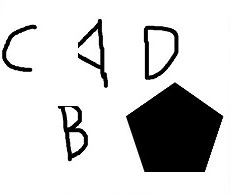
//> input picture skeleton/test.jpg, 231 x 195 px
$ ./main   (built with g++ and OpenCV 4)
//> lines starting //> are read from the running program, lines starting //| are printed output that depends on the picture; after the words box and inside, x2 and y2 are one past the last pixel; in counts of white or black regions, pixels touching at a corner belong together
#include <opencv2/opencv.hpp>

using namespace std;
using namespace cv;

#include <opencv2/imgproc/imgproc.hpp>
#include <opencv2/objdetect/objdetect.hpp>
#include <opencv2/highgui/highgui.hpp>
#include<vector>
#include<iostream>
#include<algorithm>

using std::vector;

vector<int> GetFlags(int a[], int length)
{
	vector<int> vec;
	int neighbour[] = { 1,2,4,8,16,32,64,128,1,2,4,8,16,32,64 };
	for (int i = 0; i<length; i++)
	{
		for (int j = 0; j<8; j++)
		{
			int sum = 0;
			for (int k = j; k <= j + a[i]; k++)
				sum += neighbour[k];
			vec.push_back(sum);
			std::cout << sum << " ";
		}
	}
	std::cout << std::endl;
	return vec;
}

void skeleton(cv::Mat &Input) //Input-binary image
{
	int a0[] = { 1,2,3,4,5,6 };
	int a1[] = { 2 };
	int a2[] = { 2,3 };
	int a3[] = { 2,3,4 };
	int a4[] = { 2,3,4,5 };
	int a5[] = { 2,3,4,5,6 };

	//A0 2, 3, 4, 5, 6, 7 neighbor sum
	vector<int> A0 = GetFlags(a0, 6);
	//A1, 3 neighbor sum
	vector<int> A1 = GetFlags(a1, 1);
	//A2, 3,4 neighbor sum
	vector<int> A2 = GetFlags(a2, 2);
	//A3, 3,4,5 neighbor sum
	vector<int> A3 = GetFlags(a3, 3);
	//A3, 3,4,5,6 neighbor sum
	vector<int> A4 = GetFlags(a4, 4);
	//A3, 3,4,5,6,7 neighbor sum
	vector<int> A5 = GetFlags(a5, 5);
	vector<cv::Point2i> border;

	bool modify = true;
	int neighbour[3][3] = {
		{ 128,1,2 },
		{ 64,0,4 },
		{ 32,16,8 }
	};
	int row = Input.rows;
	int col = Input.cols;

	while (modify)
	{
		modify = false;
		// flag the border Pharse 0
		for (int m = 1; m < row - 1; ++m)
		{
			for (int n = 1; n < col - 1; ++n)
			{
				int weight = 0;
				for (int j = -1; j <= 1; ++j)
				{
					for (int k = -1; k <= 1; k++)
					{
						weight += neighbour[j + 1][k + 1] * Input.at<uchar>(m + j, n + k);
					}
				}
				if (std::find(A0.begin(), A0.end(), weight) != A0.end())
					border.push_back(cv::Point2i(m, n));
			}
		}

		//Pharse 1
		vector<cv::Point2i>::iterator first = border.begin();
		while (first != border.end())
		{
			int weight = 0;
			for (int j = -1; j <= 1; ++j)
			{
				for (int k = -1; k <= 1; k++)
				{
					weight += neighbour[j + 1][k + 1] * Input.at<uchar>((*first).x + j, (*first).y + k);
				}
			}
			if (std::find(A1.begin(), A1.end(), weight) != A1.end())
			{
				Input.at<uchar>((*first).x, (*first).y) = 0;
				first = border.erase(first);
			}
			else
				++first;
		}
		//Pharse2
		first = border.begin();
		while (first != border.end())
		{
			int weight = 0;
			for (int j = -1; j <= 1; ++j)
			{
				for (int k = -1; k <= 1; k++)
				{
					weight += neighbour[j + 1][k + 1] * Input.at<uchar>((*first).x + j, (*first).y + k);
				}
			}
			if (std::find(A2.begin(), A2.end(), weight) != A2.end())
			{
				Input.at<uchar>((*first).x, (*first).y) = 0;
				first = border.erase(first);
			}
			else
				++first;
		}
		//Pharse3
		first = border.begin();
		while (first != border.end())
		{
			int weight = 0;
			for (int j = -1; j <= 1; ++j)
			{
				for (int k = -1; k <= 1; k++)
				{
					weight += neighbour[j + 1][k + 1] * Input.at<uchar>((*first).x + j, (*first).y + k);
				}
			}
			if (std::find(A3.begin(), A3.end(), weight) != A3.end())
			{
				Input.at<uchar>((*first).x, (*first).y) = 0;
				first = border.erase(first);
			}
			else
				++first;
		}
		//Pharse4
		first = border.begin();
		while (first != border.end())
		{
			int weight = 0;
			for (int j = -1; j <= 1; ++j)
			{
				for (int k = -1; k <= 1; k++)
				{
					weight += neighbour[j + 1][k + 1] * Input.at<uchar>((*first).x + j, (*first).y + k);
				}
			}
			if (std::find(A4.begin(), A4.end(), weight) != A4.end())
			{
				Input.at<uchar>((*first).x, (*first).y) = 0;
				first = border.erase(first);
			}
			else
				++first;
		}
		//Pharse5
		first = border.begin();
		while (first != border.end())
		{
			int weight = 0;
			for (int j = -1; j <= 1; ++j)
			{
				for (int k = -1; k <= 1; k++)
				{
					weight += neighbour[j + 1][k + 1] * Input.at<uchar>((*first).x + j, (*first).y + k);
				}
			}
			if (std::find(A5.begin(), A5.end(), weight) != A5.end())
			{
				Input.at<uchar>((*first).x, (*first).y) = 0;
				first = border.erase(first);
				modify = true;
			}
			else
				++first;
		}
		//Pharse6
		border.clear();
	}


	for (int m = 1; m<row - 1; ++m)
	{
		for (int n = 1; n<col - 1; ++n)
		{
			int weight = 0;
			if (Input.at<uchar>(m, n) == 0)
				continue;
			for (int j = -1; j <= 1; ++j)
			{
				for (int k = -1; k <= 1; k++)
				{
					weight += neighbour[j + 1][k + 1] * Input.at<uchar>(m + j, n + k);
				}
			}
			if (std::find(A0.begin(), A0.end(), weight) != A0.end())
				Input.at<uchar>(m, n) = 0;;
		}
	}

}
int main()
{
	Mat raw = cv::imread("test.jpg");
//> raw is the input picture: 195 rows x 231 cols, CV_8UC3; mean B, G, R 209.4, 209.4, 209.4
	Mat image(raw.rows, raw.cols, CV_8UC1);

	cvtColor(raw, image, CV_RGB2GRAY);
	Mat binaryImage(image.rows, image.cols, CV_8UC1);

	threshold(image, binaryImage, 150, 1, CV_THRESH_BINARY_INV);
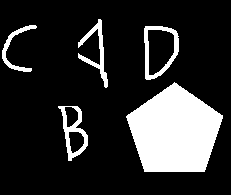
//> binaryImage: 195 rows x 231 cols, CV_8UC1; values 0 (black) and 1 (white), 17.9% white; 5 white regions, box (x1, y1, x2, y2) and area: (126, 82, 223, 172) 6062, (144, 26, 179, 80) 591, (58, 106, 88, 161) 559, (78, 19, 108, 88) 516, (2, 25, 37, 72) 348
	cv::imshow("input", image);

	skeleton(binaryImage);
//> the loop in skeleton, `while (modify)` made 2 passes
//> modify on passes 1 to 2: true, false
//> after the loop in skeleton, `while (modify)`:
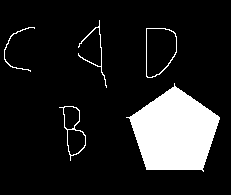
//> Input: 195 rows x 231 cols, CV_8UC1; values 0 (black) and 1 (white), 13.2% white; 5 white regions, box (x1, y1, x2, y2) and area: (126, 83, 220, 172) 5344, (59, 106, 86, 161) 169, (146, 28, 177, 78) 158, (78, 20, 107, 88) 153, (4, 27, 35, 72) 102
//> after the loop in skeleton, `while (modify)`: modify = false
//> after the loop in skeleton, `for (int m = 1; m<row - 1; ++m)`:
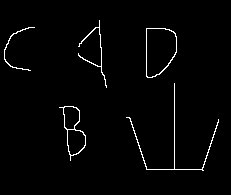
//> Input: 195 rows x 231 cols, CV_8UC1; values 0 (black) and 1 (white), 1.9% white in thin lines or dots, all inside (x1, y1, x2, y2) = (4, 20, 219, 171)
	unsigned char* data = binaryImage.data;

	for (int p = 0; p<binaryImage.rows; p++)
	{
		for (int q = 0; q<binaryImage.cols; q++)
		{
			if (data[p * binaryImage.cols + q] == 1)
				data[p * binaryImage.cols + q] = 0;
			else
				data[p * binaryImage.cols + q] = 255;
		}
	}
	cv::imshow("output", binaryImage);

	cv::waitKey(0);
	return 0;
}
